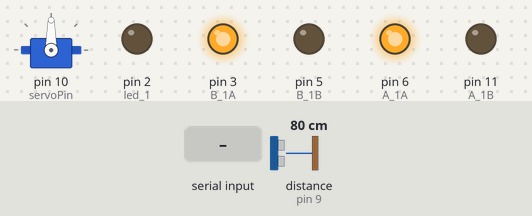
A sketch run on a simulated Arduino Uno, built with avr-gcc and run on an emulated ATmega328P. Shown: servo, output pins drawn as LEDs (lit = HIGH). Wiring (inferred from the names in the program): ultrasonic range finder: trigger pin 8; echo pin 9. The inputs (shaded band) are chosen by the test bench; at power-on: distance to the obstacle (sensor on pin 9) 80 cm. The echo pulse lasts 58.3 µs per cm; pins used as bus, display or sensor lines are not drawn.

Above: at 2.2 s.
2.3 s: distance to the obstacle (sensor on pin 9) set to 41 cm
3.8 s: distance to the obstacle (sensor on pin 9) set to 34 cm
At 4.7 s:
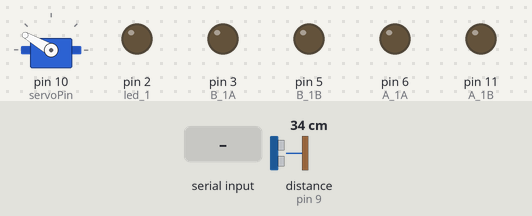
6.8 s: "r" received over the second serial link
At 9.1 s:
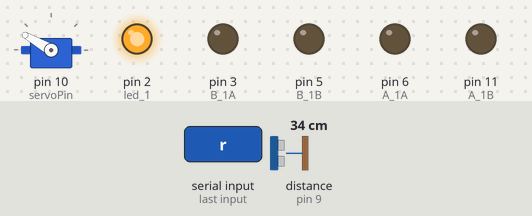
9.8 s: "l" received over the second serial link
At 13.7 s:
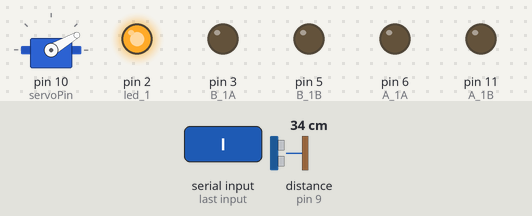
14.9 s: distance to the obstacle (sensor on pin 9) set to 60 cm
At 17.3 s:
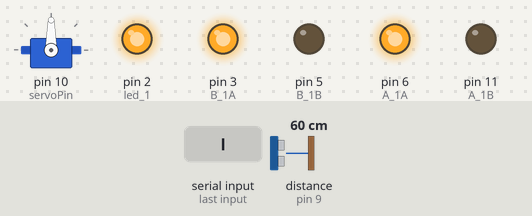
Timing chart, 0 to 18.4 s (numbered marks = the images above; inputs shaded):
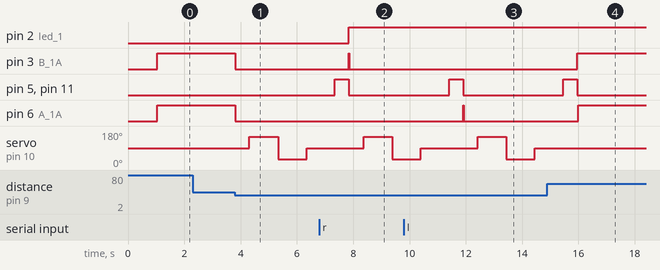

Measured:
- the behaviour switches between 37 and 36 cm on distance to the obstacle (sensor on pin 9) (found by bisection; images 0 and 1)
- after the input at 2.3 s, every drawn part: stays the same
- after the input at 3.8 s, pin 3 (B_1A), pin 6 (A_1A): HIGH → LOW at once; servo on pin 10 (servoPin): 90° → 150° after 0.51 s, → 30° 1.0 s later, → 90° 1.0 s later
- after the input at 6.8 s, pin 2 (led_1): LOW → HIGH after 1.0 s
- after the input at 9.8 s, pin 3 (B_1A): stays LOW (without the input it goes to HIGH after 2.1 s); pin 6 (A_1A): LOW → HIGH after 2.1 s, → LOW 0.02 s later
- after the input at 14.9 s, pin 3 (B_1A): goes on until 16.0 s, then stays HIGH; pin 6 (A_1A): LOW → HIGH after 1.1 s; servo on pin 10 (servoPin): stays 90° (without the input it goes to 150° after 1.6 s)

The sketch:

Prj_robotcar.ino
```cpp
#include <SoftwareSerial.h>
#include <Servo.h>

int trigPin = 8;
int echoPin =9;
int servoPin = 10;
Servo servo;
int motorASpeed = 255;
int motorBSpeed = 255;
int led_1 = 2;
int A_1A = 6;
int A_1B = 11;
int B_1A =3;
int B_1B =5;
int btRxPin = 12;
int btTxPin = 13;

SoftwareSerial bluetoothSerial(btRxPin,btTxPin);
char cmd = 's';

float getStableDistanceCM();

void setup()
{
  bluetoothSerial.begin(9600);
  pinMode(A_1A, OUTPUT);
  pinMode(A_1B, OUTPUT);
  pinMode(B_1A, OUTPUT);
  pinMode(B_1B, OUTPUT);
  pinMode(led_1, OUTPUT);
  digitalWrite(A_1A, LOW);
  digitalWrite(A_1B, LOW);
  digitalWrite(B_1A, LOW);
  digitalWrite(B_1B, LOW);
  pinMode(trigPin, OUTPUT);
  pinMode(echoPin,INPUT);
  servo.attach(servoPin);
  servo.write(90);
  delay(1000);
}

void loop()
{
  int cm = getStableDistanceCM();
  long leftDistance = 0;
  long rightDistance = 0;

  if(cm < 25)
  {
    stop();
    delay(500);

    servo.write(150);
    delay(500);
    leftDistance = getStableDistanceCM();
    delay(500);

    servo.write(30);
    delay(500);
    rightDistance = getStableDistanceCM();
    delay(500);

    servo.write(90);
    delay(1000);
    back();
    delay(500);
    if (leftDistance > rightDistance)
    {
      left();
    }
    else
    {
      right();
    }
  }
  else
  {
    forward();
  }

 char cmd = bluetoothSerial.read();
 switch (cmd)
 {
   case 'f':
   digitalWrite(led_1,LOW);
   analogWrite(A_1A, motorASpeed);
   analogWrite(A_1B, 0);
   analogWrite(B_1A, motorBSpeed);
   analogWrite(B_1B, 0);
   break;
   case 'b':
   digitalWrite(led_1,LOW);
   analogWrite(A_1A, 0);
   analogWrite(A_1B, motorASpeed);
   analogWrite(B_1A, 0);
   analogWrite(B_1B, motorBSpeed);
   break;
   case 'r':
   digitalWrite(led_1,HIGH);
   analogWrite(A_1A, 0);
   analogWrite(A_1B, 0);
   analogWrite(B_1A, motorBSpeed);
   analogWrite(B_1B, 0);
   break;
   case 'l':
   analogWrite(A_1A, motorASpeed);
   analogWrite(A_1B, 0);
   analogWrite(B_1A, 0);
   analogWrite(B_1B, 0);
   digitalWrite(led_1,HIGH);
   break;
   case 's':
   analogWrite(A_1A, 0);
   analogWrite(A_1B, 0);
   analogWrite(B_1A, 0);
   analogWrite(B_1B, 0);
   digitalWrite(led_1,LOW);
   break;
 }
}

float getDistanceCM()
{
  digitalWrite(echoPin,LOW);
  digitalWrite(trigPin,LOW);
  delayMicroseconds(2);
  digitalWrite(trigPin,HIGH);
  delayMicroseconds(10);
  digitalWrite(trigPin, LOW);

  float distance = pulseIn(echoPin, HIGH)/29.0/2.0;

  return distance;
}

float getStableDistanceCM()
{
  int CmSum = 0;
  for(int i = 0; i < 7; i++)
  {
    CmSum += getDistanceCM();
  }
  return CmSum / 10;
}

void forward()
{
  analogWrite(A_1A, motorASpeed);
  analogWrite(A_1B, 0);
  analogWrite(B_1A, motorBSpeed);
  analogWrite(B_1B, 0);
}

void back()
{
  analogWrite(A_1A, 0);
  analogWrite(A_1B, motorASpeed);
  analogWrite(B_1A, 0);
  analogWrite(B_1B, motorBSpeed);
}

void left()
{
  analogWrite(A_1A, motorASpeed);
  analogWrite(A_1B, 0);
  analogWrite(B_1A, 0);
  analogWrite(B_1B, 0);
}

void right()
{
  analogWrite(A_1A, 0);
  analogWrite(A_1B, 0);
  analogWrite(B_1A, motorBSpeed);
  analogWrite(B_1B, 0);
}

void stop()
{
  analogWrite(A_1A, 0);
  analogWrite(A_1B, 0);
  analogWrite(B_1A, 0);
  analogWrite(B_1B, 0);
}
//void Lccambbakey()
//{
//  while(cmd = 'l')
//  {
//    digitalWrite(led_1,HIGH);
//    delay(500);
//    digitalWrite(led_1,LOW);
//    delay(500);
//  }
//}
```
